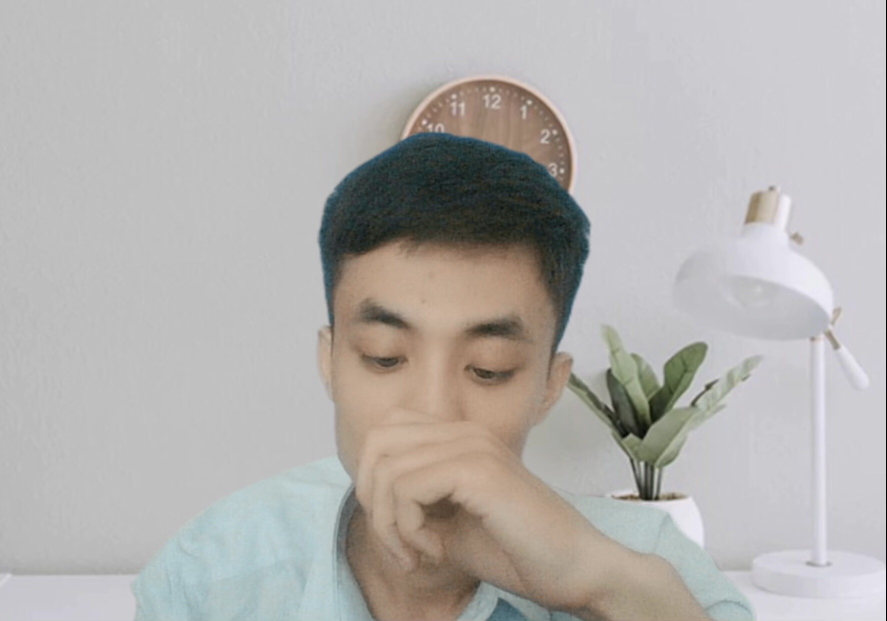
#> input picture Intrusion_warning/my.jpg, 1774 x 1242 px (shown at 1/2 size)
$ python opencv1.py
#> lines starting #> are read from the running program, lines starting #| are printed output that depends on the picture
import cv2

img=cv2.imread("my.jpg",1)
#> img is the input picture: shape (1242, 1774, 3); mean B, G, R 174.7, 176.9, 179.5

#resize image
#img = cv2.resize(img, (200,200))
img =cv2.resize(img, (0,0),fx =0.2,fy=0.2)
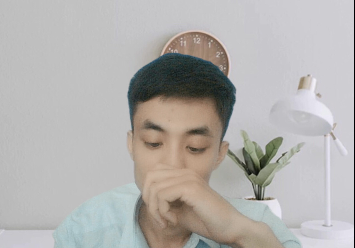
#> img: shape (248, 355, 3); mean B, G, R 174.3, 176.6, 179.2
#xoay anh
img=cv2.rotate(img,cv2.ROTATE_90_CLOCKWISE)
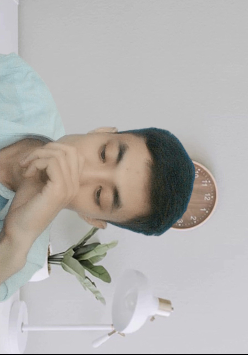
#> img: shape (355, 248, 3); mean B, G, R 174.3, 176.6, 179.2
# xuat anh
cv2.imshow("Show",img)
k =cv2.waitKey(1000)
#> (key Esc is pressed here)
